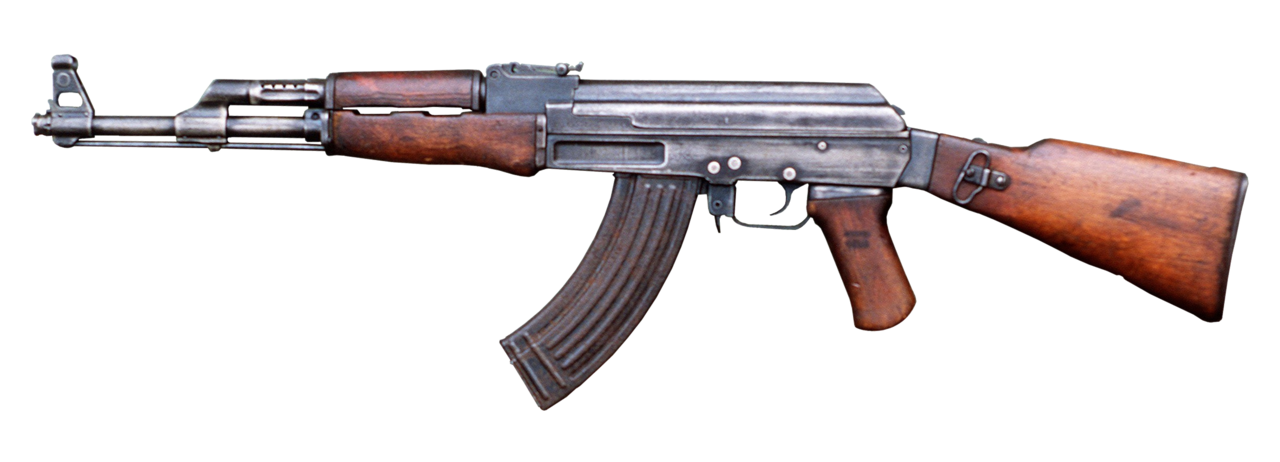
#> input picture 508-coursework/week-07/sources/raw/01_ak47_general_view.png, 1280 x 462 px, found by its file name
$ python measure_reference.py
#> lines starting #> are read from the running program, lines starting #| are printed output that depends on the picture; after the words box and inside, x2 and y2 are one past the last pixel; in counts of white or black regions, pixels touching at a corner belong together
from PIL import Image
import numpy as np
p = r"G:\workspeace\dhg508-workspace\508-coursework\week-07\sources\raw\01_ak47_general_view.png"
im = Image.open(p).convert("RGB")
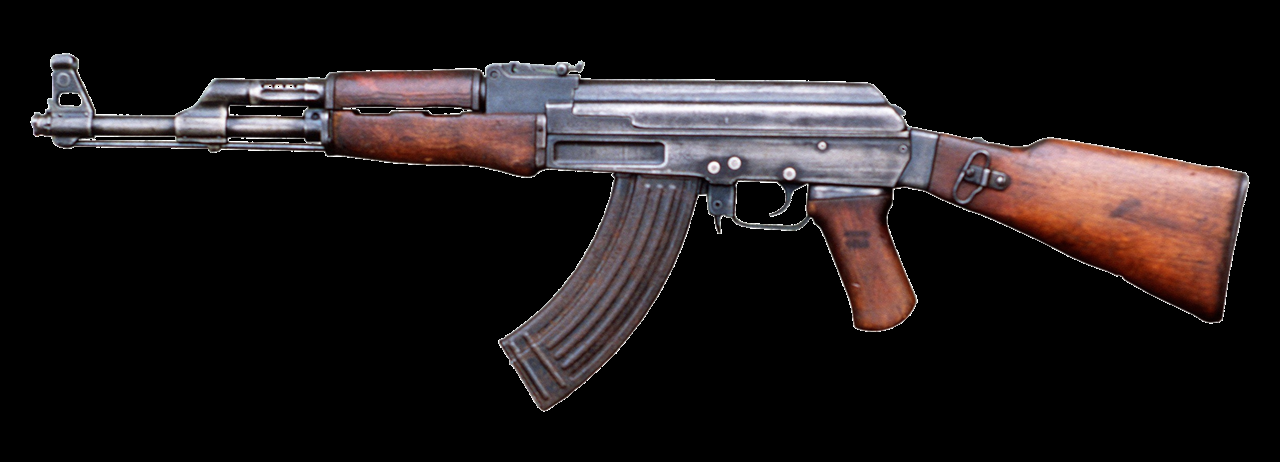
#> im: PIL image 1280x462 RGB; mean R, G, B 31.4, 25.6, 26.1
a = np.asarray(im).astype(int)
bg = a[2,2]
#> bg = [0, 0, 0]
print("bg colour", bg)
#| bg colour [0 0 0]
dist = np.abs(a - bg).sum(axis=2)
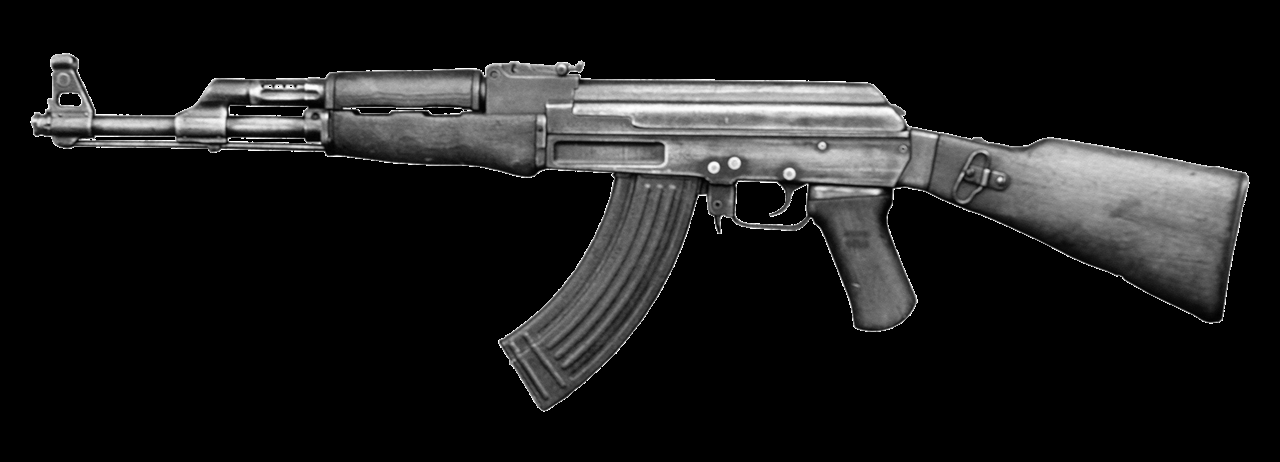
#> dist: shape (462, 1280) int64; min 0, max 765, mean 83.1; drawn with min black and max white
mask = dist > 30
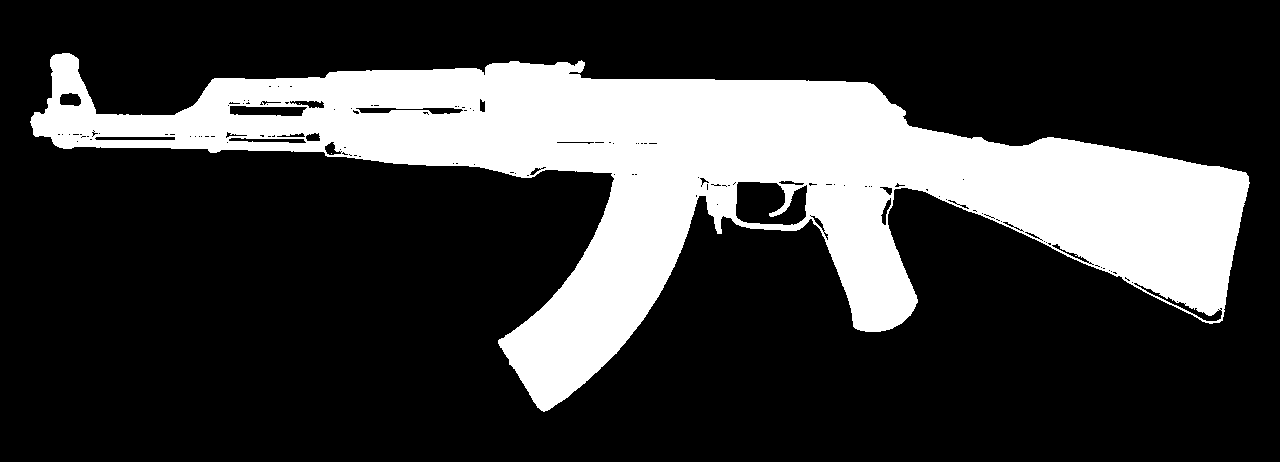
#> mask: shape (462, 1280) bool; 23.9% white; 3 white regions (2 under 20 px), largest, box (x1, y1, x2, y2) and area: (30, 53, 1250, 412) 141481
ys, xs = np.where(mask)
print("bbox x", xs.min(), xs.max(), "y", ys.min(), ys.max(), "len_px", xs.max()-xs.min()+1, "h_px", ys.max()-ys.min()+1)
#| bbox x 30 1249 y 53 411 len_px 1220 h_px 359
x0,x1 = xs.min(), xs.max()
#> x0 = 30; x1 = 1249
mm = 870.0/(x1-x0+1)
#> mm = 0.713
print(f"scale: {mm:.4f} mm/px")
#| scale: 0.7131 mm/px
step = max(1,(x1-x0)//36)
#> step = 33
for x in range(x0, x1+1, step):
    col = np.where(mask[:, x])[0]
    if len(col)==0: continue
    print(f"x={x:4d} mm={(x-x0)*mm:6.1f} top={col.min():4d} bot={col.max():4d} thick_mm={(col.max()-col.min()+1)*mm:5.1f}")
#> this loop made 37 passes
#> col on pass 1: [121, 122]
#| x=  30 mm=   0.0 top= 121 bot= 122 thick_mm=  1.4
#| x=  63 mm=  23.5 top=  53 bot= 148 thick_mm= 68.5
#| x=  96 mm=  47.1 top= 114 bot= 147 thick_mm= 24.2
#| x= 129 mm=  70.6 top= 115 bot= 147 thick_mm= 23.5
#| x= 162 mm=  94.1 top= 115 bot= 147 thick_mm= 23.5
#| x= 195 mm= 117.7 top= 103 bot= 148 thick_mm= 32.8
#| x= 228 mm= 141.2 top=  78 bot= 149 thick_mm= 51.3
#| x= 261 mm= 164.7 top=  79 bot= 150 thick_mm= 51.3
#> (further printed lines are left out)
